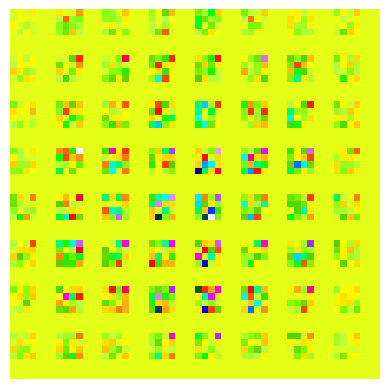

Here is the Python script that generated this plot:
import tensorflow as tf
from tensorflow.keras import layers
import numpy as np
import matplotlib.pyplot as plt

def build_generator():
    model = tf.keras.Sequential([
        layers.Input(shape=(100,)),
        layers.Dense(128, activation='relu'),
        layers.Reshape((4, 4, 8)),
        layers.Conv2DTranspose(64, (4, 4), strides=(2, 2),
                               padding='same', activation='relu'),
        layers.Conv2DTranspose(1, (4, 4), strides=(7, 7),
                               padding='same', activation='sigmoid')
    ])
    return model

generator = build_generator()
noise = tf.random.normal([1, 100])
generated_image = generator(noise)

plt.imshow(generated_image[0, :, :, 0], cmap='gist_ncar')
plt.axis('off')
plt.savefig("generated_image.png", bbox_inches='tight')
#plt.show()
